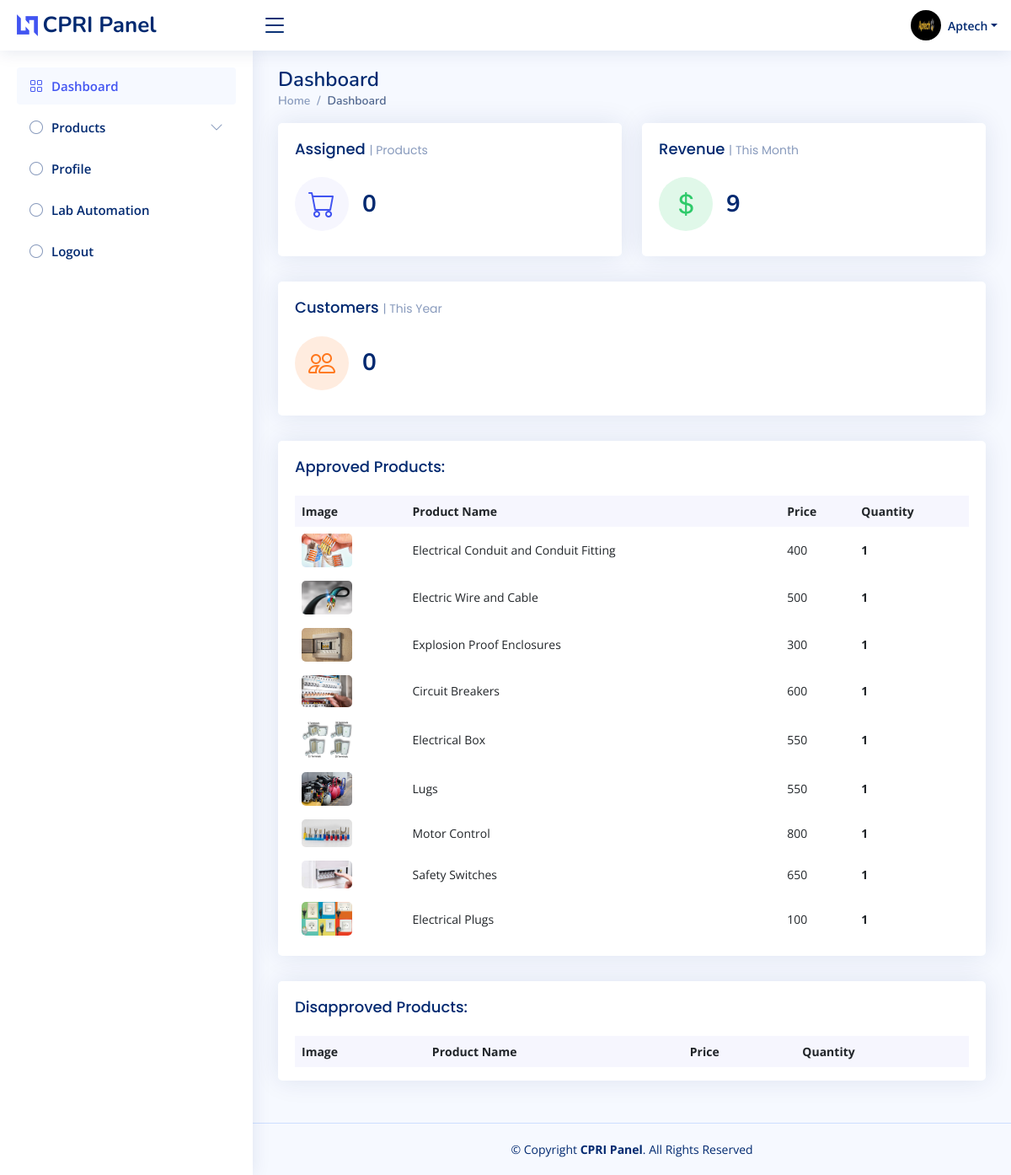
/Cpri/index.php (signed in), run on the app's committed database.
### tables this page shows
CREATE TABLE `addproducts` (
  `p_id` int(11) NOT NULL,
  `p_name` varchar(50) DEFAULT NULL,
  `p_description` text DEFAULT NULL,
  `p_price` int(11) DEFAULT NULL,
  `p_quantity` int(11) DEFAULT NULL,
  `p_image` text DEFAULT NULL,
  `p_status` int(11) DEFAULT NULL
);

### Cpri/index.php (the view, shortened to what this page needs)
<?php include "shared/header.php"; ?>
<?php include "shared/aside.php"; ?>
<?php require "config.php"; ?>
<main id="main" class="main">
    <div class="pagetitle">
      <h1>Dashboard</h1>
      <nav>
        <ol class="breadcrumb">
          <li class="breadcrumb-item"><a href="index.html">Home</a></li>
          <li class="breadcrumb-item active">Dashboard</li>
        </ol>
      </nav>
    </div>
    <section class="section dashboard">
<div class="row">
    <div class="col-lg-12">
      <div class="row">
         <div class="col-xxl-4 col-md-6">
          <div class="card info-card sales-card">
            <div class="card-body">
              <h5 class="card-title">Assigned <span>| Products</span></h5>
              <div class="d-flex align-items-center">
                <div class="card-icon rounded-circle d-flex align-items-center justify-content-center">
                  <i class="bi bi-cart"></i>
                </div>
                <div class="ps-3">
                  <?php
                  $countassigned="SELECT count(p_id) as count from addproducts where p_status='3'";
                  $runpro=mysqli_query($connect,$countassigned);
                  $rowpro=mysqli_fetch_array($runpro);
                  ?>
                  <h6><?php echo $rowpro['count']?></h6>
                </div>
              </div>
            </div>
          </div>
        </div>
        <div class="col-xxl-4 col-md-6">
          <div class="card info-card revenue-card">
            <div class="card-body">
              <h5 class="card-title">Revenue <span>| This Month</span></h5>
              <div class="d-flex align-items-center">
                <div class="card-icon rounded-circle d-flex align-items-center justify-content-center">
                  <i class="bi bi-currency-dollar"></i>
                </div>
                <div class="ps-3">
                  <?php
                  $apppro="SELECT count(cpri_id) as count from cpriapprove join addproducts ON cpriapprove.product_id = addproducts.p_id where addproducts.p_status='4' ";
                  $runapppro=mysqli_query($connect,$apppro);
                  $rowapppro=mysqli_fetch_array($runapppro);
                  ?>
                  <h6><?php echo $rowapppro['count'] ;?></h6>
                </div>
              </div>
            </div>
          </div>
        </div>
        <div class="col-xxl-4 col-xl-12">
          <div class="card info-card customers-card">
            <div class="card-body">
              <h5 class="card-title">Customers <span>| This Year</span></h5>
              <div class="d-flex align-items-center">
                <div class="card-icon rounded-circle d-flex align-items-center justify-content-center">
                  <i class="bi bi-people"></i>
                </div>
                <div class="ps-3">
                <?php
                  $dispro = "SELECT count(cpri_id) as count from cpriapprove join addproducts ON cpriapprove.product_id = addproducts.p_id where addproducts.p_status='0' ";
                  $rundispro=mysqli_query($connect,$dispro);
                  $rowdispro=mysqli_fetch_array($rundispro);
                  ?>
                  <h6><?php echo $rowdispro['count'] ;?></h6>
                </div>
              </div>
            </div>
          </div>
        </div>
          <div class="col-12">
          <div class="card top-selling overflow-auto">
            <div class="card-body pb-0">
              <h5 class="card-title">Approved Products:</h5>
              <table class="table table-borderless">
                <thead>
                  <tr>
                    <th scope="col">Image</th>
                    <th scope="col">Product Name</th>
                    <th scope="col">Price</th>
                    <th scope="col">Quantity</th>
                  </tr>
                </thead>
                <?php
                  $selectquery="SELECT * from addproducts where p_status='4'";
                  $runquery=mysqli_query($connect,$selectquery);
                  while($row=mysqli_fetch_array($runquery)){ ?>
                      <tbody>
                  <tr>
                    <th scope="row"><a href="#"><img src="../Admin/images/<?php echo $row['p_image']; ?>" alt=""></a></th>
                    <td><?php echo $row['p_name']; ?></td>
                    <td><?php echo $row['p_price']; ?></td>
                    <td class="fw-bold"><?php echo $row['p_quantity']; ?></td>
                  </tr>
                </tbody>
                <?php  } ?>
              </table>
            </div>
          </div>
        </div>
        <div class="col-12">
          <div class="card top-selling overflow-auto">
            <div class="card-body pb-0">
              <h5 class="card-title">Disapproved Products:</h5>
              <table class="table table-borderless">
                <thead>
                  <tr>
                    <th scope="col">Image</th>
                    <th scope="col">Product Name</th>
                    <th scope="col">Price</th>
                    <th scope="col">Quantity</th>
                  </tr>
                </thead>
              </table>
            </div>
          </div>
        </div>
      </div>
    </div>
  </div>
</section>
  </main>
<?php include "shared/footer.php"; ?>

### Cpri/shared/header.php (shortened to what this page needs)
<!DOCTYPE html>
<html lang="en">
<head>
  <link href="assets/vendor/bootstrap/css/bootstrap.min.css" rel="stylesheet">
  <link href="assets/vendor/bootstrap-icons/bootstrap-icons.css" rel="stylesheet">
  <link href="assets/vendor/boxicons/css/boxicons.min.css" rel="stylesheet">
  <link href="assets/vendor/quill/quill.snow.css" rel="stylesheet">
  <link href="assets/vendor/quill/quill.bubble.css" rel="stylesheet">
  <link href="assets/vendor/remixicon/remixicon.css" rel="stylesheet">
  <link href="assets/vendor/simple-datatables/style.css" rel="stylesheet">
  <link href="assets/css/style.css" rel="stylesheet">
</head>
<body>
  <header id="header" class="header fixed-top d-flex align-items-center">
    <div class="d-flex align-items-center justify-content-between">
      <a href="index.php" class="logo d-flex align-items-center">
        <img src="assets/img/logo.png" alt="">
        <span class="d-none d-lg-block">CPRI Panel</span>
      </a>
      <i class="bi bi-list toggle-sidebar-btn"></i>
    </div>
    <nav class="header-nav ms-auto">
      <ul class="d-flex align-items-center">
        <li class="nav-item dropdown pe-3">
          <a class="nav-link nav-profile d-flex align-items-center pe-0" href="#" data-bs-toggle="dropdown">
            <img src="./images/imgaptech.jpg" alt="Profile" class="rounded-circle">
            <span class="d-none d-md-block dropdown-toggle ps-2">Aptech</span>
          </a>
        </li>
      </ul>
    </nav>
  </header>

### Cpri/shared/aside.php (shortened to what this page needs)
<aside id="sidebar" class="sidebar">
<ul class="sidebar-nav" id="sidebar-nav">
  <li class="nav-item">
    <a class="nav-link " href="index.php">
      <i class="bi bi-grid"></i>
      <span>Dashboard</span>
    </a>
  </li>
  <li class="nav-item">
    <a class="nav-link collapsed" data-bs-target="#components-nav" data-bs-toggle="collapse" href="#">
      <i class="bi bi-circle"></i><span>Products</span><i class="bi bi-chevron-down ms-auto"></i>
    </a>
  </li>
  <li class="nav-item">
    <a class="nav-link collapsed" href="profile.php">
      <i class="bi bi-circle"></i>
      <span>Profile</span>
    </a>
  </li>
  <li class="nav-item">
    <a class="nav-link collapsed" href="../My Website/index.php">
      <i class="bi bi-circle"></i>
      <span>Lab Automation</span>
    </a>
  </li>
  <li class="nav-item">
    <a class="nav-link collapsed" href="logout.php">
      <i class="bi bi-circle"></i>
      <span>Logout</span>
    </a>
  </li>
</ul>
</aside>

### Cpri/shared/footer.php (shortened to what this page needs)
 <footer id="footer" class="footer">
    <div class="copyright">
      &copy; Copyright <strong><span>CPRI Panel</span></strong>. All Rights Reserved
    </div>
  </footer>
</body>
</html>

### Cpri/assets/css/style.css (style rules this page uses)
:root { scroll-behavior: smooth; }
body { font-family: "Open Sans", sans-serif; background: #f6f9ff; color: #444444; }
a { color: #4154f1; text-decoration: none; }
h1, h2, h3, h4, h5, h6 { font-family: "Nunito", sans-serif; }
#main { margin-top: 60px; padding: 20px 30px; transition: all 0.3s; }
.pagetitle { margin-bottom: 10px; }
.pagetitle h1 { font-size: 24px; margin-bottom: 0; font-weight: 600; color: #012970; }
.card { margin-bottom: 30px; border: none; border-radius: 5px; box-shadow: 0px 0 30px rgba(1, 41, 112, 0.1); }
.card-title { padding: 20px 0 15px 0; font-size: 18px; font-weight: 500; color: #012970; font-family: "Poppins", sans-serif; }
.card-title span { color: #899bbd; font-size: 14px; font-weight: 400; }
.card-body { padding: 0 20px 20px 20px; }
.breadcrumb { font-size: 14px; font-family: "Nunito", sans-serif; color: #899bbd; font-weight: 600; }
.breadcrumb a { color: #899bbd; transition: 0.3s; }
.breadcrumb .breadcrumb-item::before { color: #899bbd; }
.breadcrumb .active { color: #51678f; font-weight: 600; }
.logo { line-height: 1; }
@media (min-width: 1200px) { .logo { width: 280px; } }
.logo img { max-height: 26px; margin-right: 6px; }
.logo span { font-size: 26px; font-weight: 700; color: #012970; font-family: "Nunito", sans-serif; }
.header { transition: all 0.5s; z-index: 997; height: 60px; box-shadow: 0px 2px 20px rgba(1, 41, 112, 0.1); background-color: #fff; padding-left: 20px; }
.header .toggle-sidebar-btn { font-size: 32px; padding-left: 10px; cursor: pointer; color: #012970; }
.header-nav ul { list-style: none; }
.header-nav>ul { margin: 0; padding: 0; }
.header-nav .nav-profile { color: #012970; }
.header-nav .nav-profile img { max-height: 36px; }
.header-nav .nav-profile span { font-size: 14px; font-weight: 600; }
.sidebar { position: fixed; top: 60px; left: 0; bottom: 0; width: 300px; z-index: 996; transition: all 0.3s; padding: 20px; overflow-y: auto; scrollbar-width: thin; scrollbar-color: #aab7cf transparent; box-shadow: 0px 0px 20px rgba(1, 41, 112, 0.1); background-color: #fff; }
@media (min-width: 1200px) { #main, #footer { margin-left: 300px; } }
.sidebar-nav { padding: 0; margin: 0; list-style: none; }
.sidebar-nav li { padding: 0; margin: 0; list-style: none; }
.sidebar-nav .nav-item { margin-bottom: 5px; }
.sidebar-nav .nav-link { display: flex; align-items: center; font-size: 15px; font-weight: 600; color: #4154f1; transition: 0.3; background: #f6f9ff; padding: 10px 15px; border-radius: 4px; }
.sidebar-nav .nav-link i { font-size: 16px; margin-right: 10px; color: #4154f1; }
.sidebar-nav .nav-link.collapsed { color: #012970; background: #fff; }
.sidebar-nav .nav-link.collapsed i { color: #899bbd; }
.sidebar-nav .nav-link .bi-chevron-down { margin-right: 0; transition: transform 0.2s ease-in-out; }
.dashboard .info-card { padding-bottom: 10px; }
.dashboard .info-card h6 { font-size: 28px; color: #012970; font-weight: 700; margin: 0; padding: 0; }
.dashboard .card-icon { font-size: 32px; line-height: 0; width: 64px; height: 64px; flex-shrink: 0; flex-grow: 0; }
.dashboard .sales-card .card-icon { color: #4154f1; background: #f6f6fe; }
.dashboard .revenue-card .card-icon { color: #2eca6a; background: #e0f8e9; }
.dashboard .customers-card .card-icon { color: #ff771d; background: #ffecdf; }
.dashboard .top-selling { font-size: 14px; }
.dashboard .top-selling .table thead { background: #f6f6fe; }
.dashboard .top-selling .table thead th { border: 0; }
.dashboard .top-selling .table tbody td { vertical-align: middle; }
.dashboard .top-selling img { border-radius: 5px; max-width: 60px; }
.footer { padding: 20px 0; font-size: 14px; transition: all 0.3s; border-top: 1px solid #cddfff; }
.footer .copyright { text-align: center; color: #012970; }

### data on the page
addproducts: p_image (picture), p_name "Electrical Conduit and Conduit Fitting", p_price "400", p_quantity "1"
addproducts: p_image (picture), p_name "Electric Wire and Cable", p_price "500", p_quantity "1"
addproducts: p_image (picture), p_name "Explosion Proof Enclosures", p_price "300", p_quantity "1"
addproducts: p_image (picture), p_name "Circuit Breakers", p_price "600", p_quantity "1"
addproducts: p_image (picture), p_name "Electrical Box", p_price "550", p_quantity "1"
addproducts: p_image (picture), p_name "Lugs", p_price "550", p_quantity "1"
addproducts: p_image (picture), p_name "Motor Control", p_price "800", p_quantity "1"
addproducts: p_image (picture), p_name "Safety Switches", p_price "650", p_quantity "1"
addproducts: p_image (picture), p_name "Electrical Plugs", p_price "100", p_quantity "1"

### other printed values
$rowpro['count'] "0"
$rowapppro['count'] "9"
$rowdispro['count'] "0"
